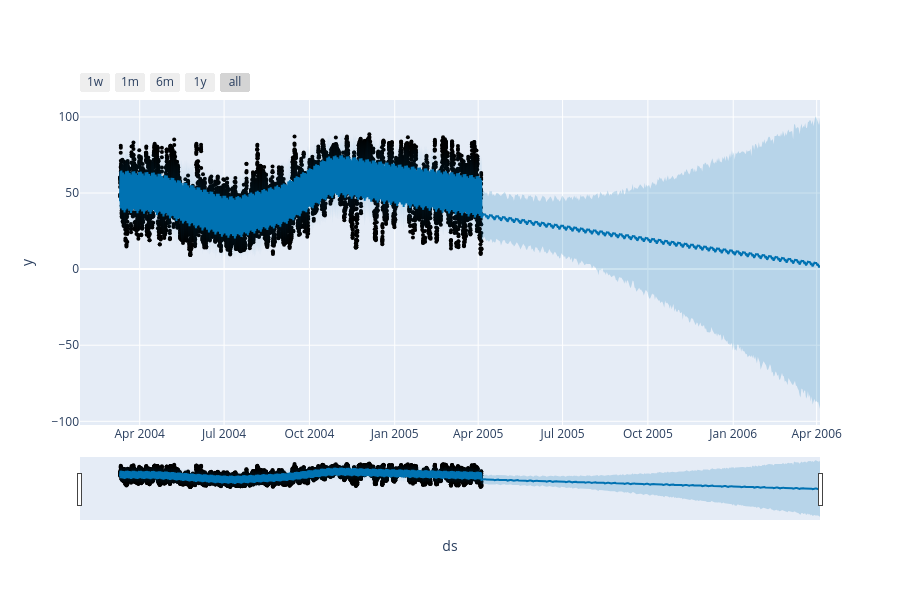

Notebook source saved alongside this figure:
### Markdown cell above
## Forecasting Results

In this section, we have forecasted the relative humidity using Prophet time series forecasting model. The model captures temporal patterns and seasonality in the humidity data to provide predictions for future periods.

### Code cell
from prophet.plot import plot_plotly, plot_components_plotly

plot_plotly(model, forecast)

### Figure 1 — Plotly figure (JSON) as saved in the notebook; plotly's stock layout.template omitted (floating-point values rounded to 4 significant figures; data arrays with more than 128 entries replaced by an {"elided": "..."} marker saying what was removed)
{"data": [{"marker": {"color": "black", "size": 4}, "mode": "markers", "name": "Actual", "type": "scatter", "x": {"elided": "9357 str values"}, "y": {"elided": "9357 float values"}}, {"hoverinfo": "skip", "line": {"width": 0}, "mode": "lines", "type": "scatter", "x": {"elided": "9722 str values"}, "y": {"elided": "9722 float values"}}, {"fill": "tonexty", "fillcolor": "rgba(0, 114, 178, 0.2)", "line": {"color": "#0072B2", "width": 2}, "mode": "lines", "name": "Predicted", "type": "scatter", "x": {"elided": "9722 str values"}, "y": {"elided": "9722 float values"}}, {"fill": "tonexty", "fillcolor": "rgba(0, 114, 178, 0.2)", "hoverinfo": "skip", "line": {"width": 0}, "mode": "lines", "type": "scatter", "x": {"elided": "9722 str values"}, "y": {"elided": "9722 float values"}}], "layout": {"height": 600, "showlegend": false, "width": 900, "xaxis": {"rangeselector": {"buttons": [{"count": 7, "label": "1w", "step": "day", "stepmode": "backward"}, {"count": 1, "label": "1m", "step": "month", "stepmode": "backward"}, {"count": 6, "label": "6m", "step": "month", "stepmode": "backward"}, {"count": 1, "label": "1y", "step": "year", "stepmode": "backward"}, {"step": "all"}]}, "rangeslider": {"visible": true}, "title": {"text": "ds"}, "type": "date"}, "yaxis": {"title": {"text": "y"}}}}
